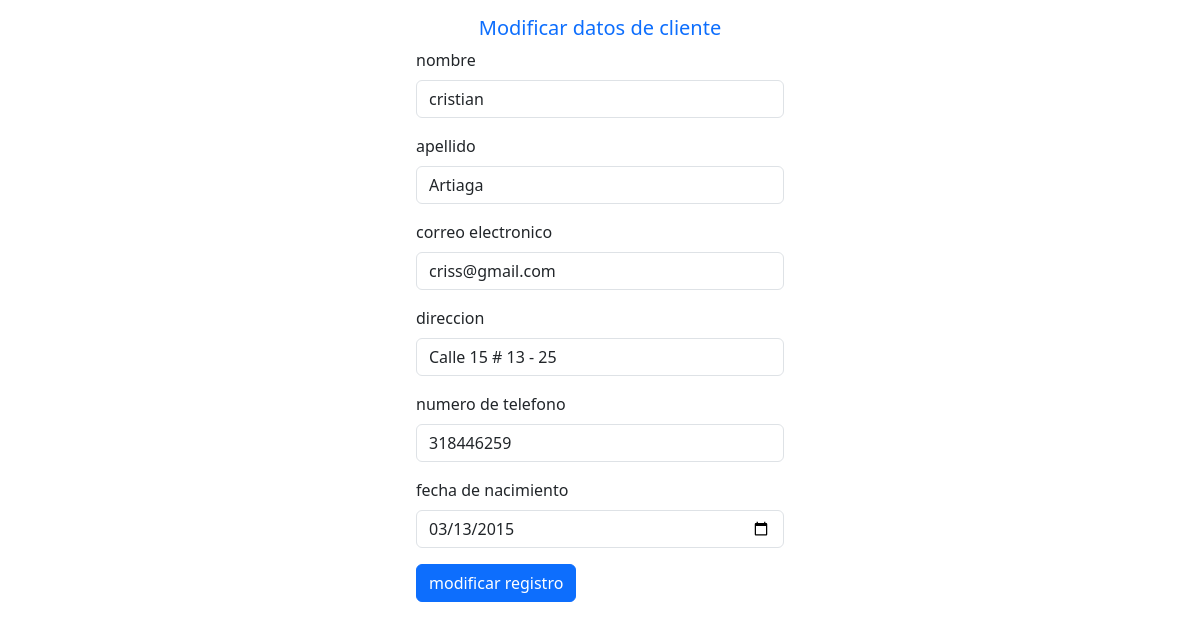
/modificar_registro.php?documento_identidad=3333666, run on the app's committed database.
### tables this page shows
CREATE TABLE `clientes` (
  `id` int(11) UNSIGNED NOT NULL,
  `documento_identidad` varchar(20) NOT NULL,
  `nombre` varchar(255) NOT NULL,
  `apellido` varchar(191) NOT NULL,
  `email` varchar(191) NOT NULL,
  `direccion` varchar(191) NOT NULL,
  `telefono` int(10) NOT NULL,
  `fecha_nacimiento` date NOT NULL
);

### modificar_registro.php (the view, shortened to what this page needs)
<?php
include "modelo/conexion.php";
$documento_identidad=$_GET["documento_identidad"];
$sql = $conexion->query(" select * from clientes where documento_identidad='$documento_identidad' ");
?>
<!DOCTYPE html>
<html lang="en">
<head>
    <link href="https://cdn.jsdelivr.net/npm/bootstrap@5.3.3/dist/css/bootstrap.min.css" rel="stylesheet"
>
</head>
<body>
    <form class="col-4 p-3 m-auto" method="POST">
        <h5 class="text-center text-primary">Modificar datos de cliente</h5>
        <?php
        include "controller/modificar_registro.php";
        while ($datos = $sql->fetch_object()) { ?>
            <div class="mb-3">
                <label for="exampleInputEmail1" class="form-label">nombre</label>
                <input type="text" class="form-control" name="nombre" value="<?= $datos->nombre ?>">
            </div>
            <div class="mb-3">
                <label for="exampleInputEmail1" class="form-label">apellido</label>
                <input type="text" class="form-control" name="apellido" value="<?= $datos->apellido ?>">
            </div>
            <div class="mb-3">
                <label for="exampleInputEmail1" class="form-label">correo electronico</label>
                <input type="email" class="form-control" name="email" value="<?= $datos->email ?>">
            </div>
            <div class="mb-3">
                <label for="exampleInputEmail1" class="form-label">direccion</label>
                <input type="text" class="form-control" name="direccion" value="<?= $datos->direccion ?>">
            </div>
            <div class="mb-3">
                <label for="exampleInputEmail1" class="form-label">numero de telefono</label>
                <input type="text" class="form-control" name="telefono" value="<?= $datos->telefono ?>">
            </div>
            <div class="mb-3">
                <label for="exampleInputEmail1" class="form-label">fecha de nacimiento</label>
                <input type="date" class="form-control" name="fecha_nacimiento" value="<?= $datos->fecha_nacimiento ?>">
            </div>
        <?php }
        ?>
        <button type="submit" class="btn btn-primary" name="btnregistrar" value="ok">modificar registro</button>
    </form>
</body>
</html>

### data on the page
clientes: nombre "cristian", apellido "Artiaga", email "criss@gmail.com", direccion "Calle 15 # 13 - 25", telefono "318446259", fecha_nacimiento "03/13/2015"
